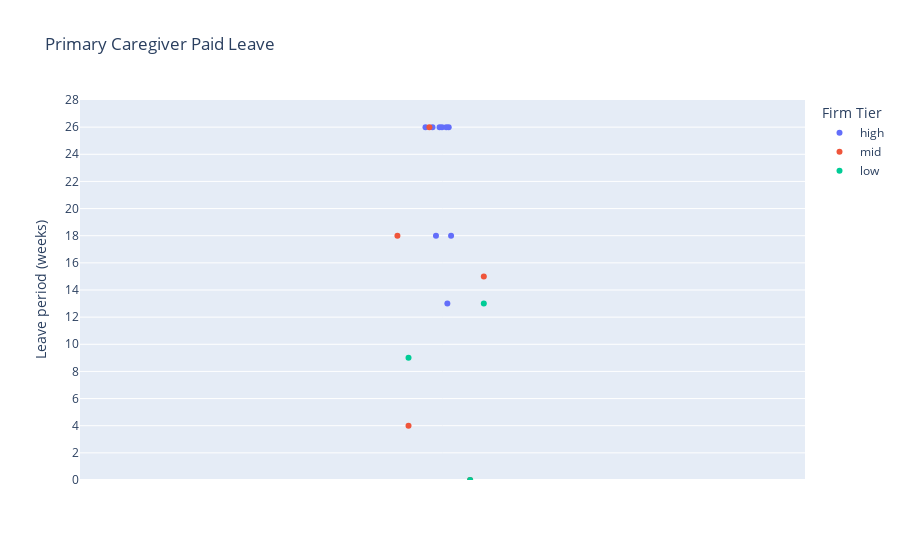

The notebook cell saved with this chart:
### Code cell
fig = px.strip(df, y='primary_paid', hover_data='year', title='Primary Caregiver Paid Leave',
               color='firm_type_ts', 
               stripmode='overlay', 
               hover_name='firm',  
               range_y=[0,28], 
               labels=labels,
               category_orders={"firm_type_ts":['high', 'mid', 'low']},
               )
fig.update_yaxes(dtick=2)
#fig.add_hline(df['primary_paid'].mean())
fig.show()

### Figure 1 — Plotly figure (JSON) as saved in the notebook; plotly's stock layout.template omitted (floating-point values rounded to 4 significant figures)
{"data": [{"alignmentgroup": "True", "boxpoints": "all", "customdata": [[2022], [2022], [2022], [2022], [2022], [2022], [2022], [2022], [2022]], "fillcolor": "rgba(255,255,255,0)", "hoveron": "points", "hovertemplate": "<b>%{hovertext}</b><br><br>Firm Tier=high<br>Leave period (weeks)=%{y}<br>year=%{customdata[0]}<extra></extra>", "hovertext": ["Bell Gully", "Buddle Findlay", "Chapman Tripp", "Dentons Kensington Swan", "DLA piper", "Meredith Connell", "Minter Ellison Rudd Watts", "Russell McVeagh", "Simpson Grierson"], "legendgroup": "high", "line": {"color": "rgba(255,255,255,0)"}, "marker": {"color": "#636efa"}, "name": "high", "offsetgroup": "high", "orientation": "v", "pointpos": 0, "showlegend": true, "type": "box", "x0": " ", "xaxis": "x", "y": [18, 13, 26, 18, 26, 26, 26, 26, 26], "y0": " ", "yaxis": "y"}, {"alignmentgroup": "True", "boxpoints": "all", "customdata": [[2022], [2022], [2022], [2022], [2022], [2022], [2022], [2022], [2022], [2022]], "fillcolor": "rgba(255,255,255,0)", "hoveron": "points", "hovertemplate": "<b>%{hovertext}</b><br><br>Firm Tier=mid<br>Leave period (weeks)=%{y}<br>year=%{customdata[0]}<extra></extra>", "hovertext": ["AJ Park", "Anderson Lloyd", "Duncan Cotterill", "Hesketh Henry", "Hudson Gavin Martin", "Lowndes Jordan", "McVeagh Fleming", "Morris Legal", "Rice Spier", "Tompkins Wake"], "legendgroup": "mid", "line": {"color": "rgba(255,255,255,0)"}, "marker": {"color": "#EF553B"}, "name": "mid", "offsetgroup": "mid", "orientation": "v", "pointpos": 0, "showlegend": true, "type": "box", "x0": " ", "xaxis": "x", "y": [18, 26, 15, 4, "yes", null, 0, null, null, null], "y0": " ", "yaxis": "y"}, {"alignmentgroup": "True", "boxpoints": "all", "customdata": [[2022], [2022], [2022], [2022], [2022], [2022], [2022], [2022], [2022], [2022], [2022], [2022], [2022], [2022], [2022], [2022]], "fillcolor": "rgba(255,255,255,0)", "hoveron": "points", "hovertemplate": "<b>%{hovertext}</b><br><br>Firm Tier=low<br>Leave period (weeks)=%{y}<br>year=%{customdata[0]}<extra></extra>", "hovertext": ["Anthony Harper", "Davenports", "Gilbert Walker", "Glaistor Ennor", "Greenwood Roche", "Grimshaw & Co", "Haigh Lyon", "Harmon Horton Lusk", "Lane Neave", "Lee Salmon Long", "Martelli McKegg", "Mayne Wetherll", "Turner Hopkins", "Wilson Harle", "Wynn Williams", "Kindrik Partners"], "legendgroup": "low", "line": {"color": "rgba(255,255,255,0)"}, "marker": {"color": "#00cc96"}, "name": "low", "offsetgroup": "low", "orientation": "v", "pointpos": 0, "showlegend": true, "type": "box", "x0": " ", "xaxis": "x", "y": [9, null, null, null, null, null, 0, null, null, null, null, null, null, null, null, 13], "y0": " ", "yaxis": "y"}], "layout": {"boxmode": "overlay", "legend": {"title": {"text": "Firm Tier"}, "tracegroupgap": 0}, "title": {"text": "Primary Caregiver Paid Leave"}, "xaxis": {"anchor": "y", "domain": [0, 1]}, "yaxis": {"anchor": "x", "domain": [0, 1], "dtick": 2, "range": [0, 28], "title": {"text": "Leave period (weeks)"}}}}
